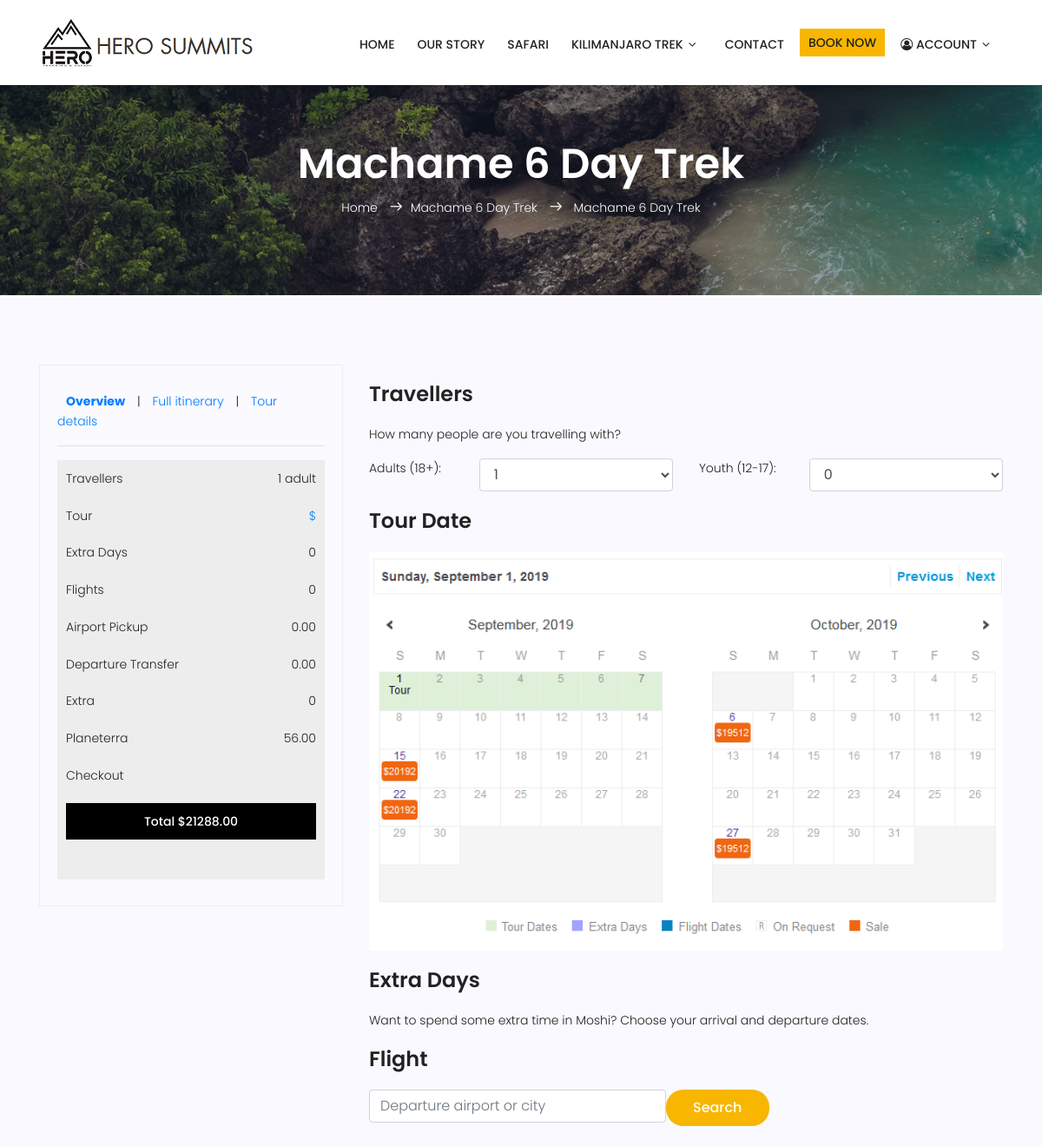
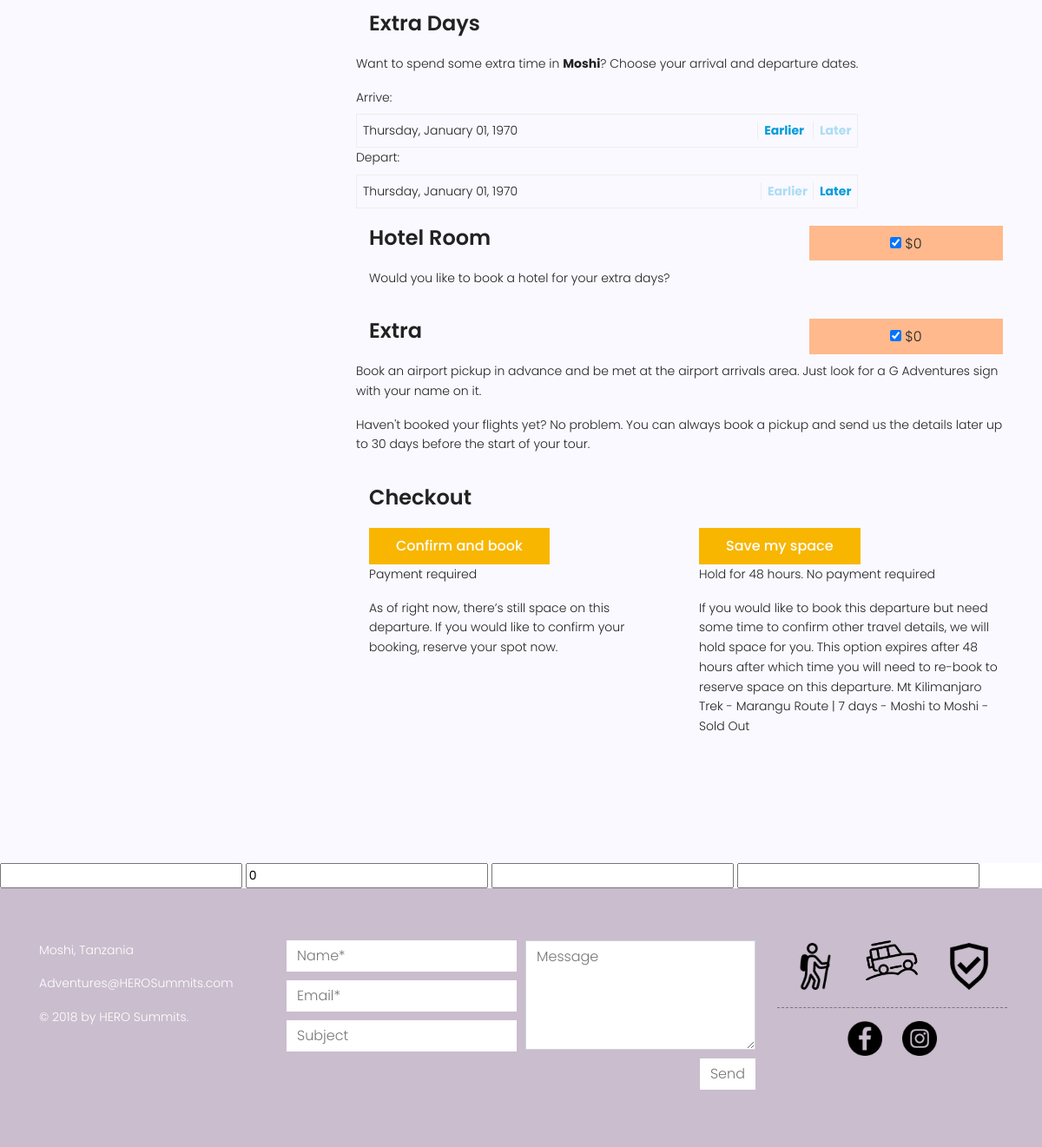
Before: /index.php/Trip_book/book/2 with the older database file (2 pictures, top to bottom).
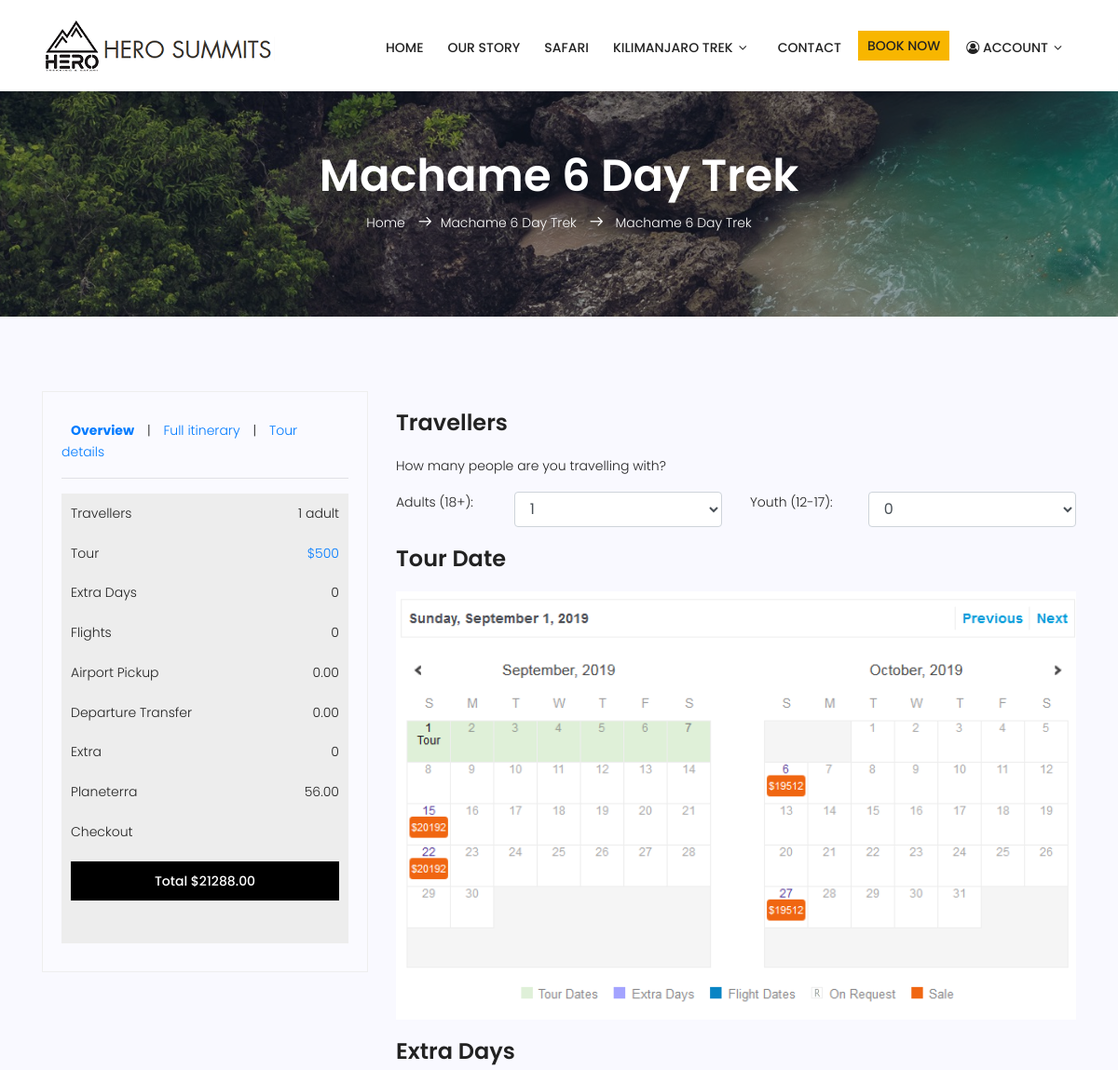
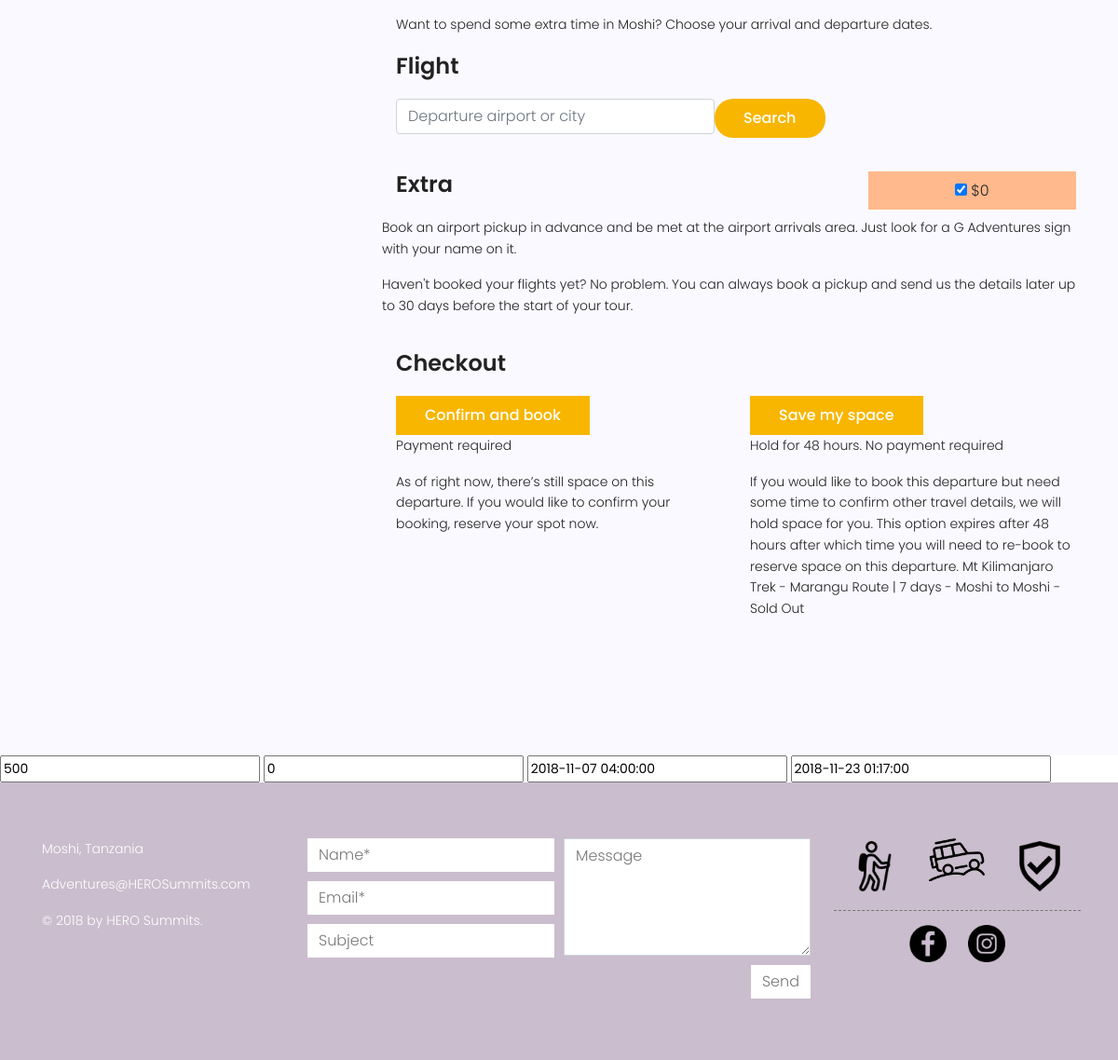
After: the same page with the newer database file (2 pictures, top to bottom).
### tables this page shows
CREATE TABLE `trip_table` (
  `id` int(11) NOT NULL,
  `trip_title` varchar(255) NOT NULL,
  `trip_description` varchar(255) DEFAULT NULL,
  `trip_start_date` datetime NOT NULL,
  `trip_end_date` datetime NOT NULL,
  `start_place` varchar(255) DEFAULT NULL,
  `end_place` varchar(255) DEFAULT NULL,
  `trip_extra_date` tinyint(1) NOT NULL DEFAULT '0',
  `extra_price` int(11) DEFAULT '0',
  `person_price` varchar(255) NOT NULL,
  `image` varchar(255) DEFAULT NULL,
  `hotel_price` int(11) DEFAULT NULL,
  `day_count` varchar(255) DEFAULT NULL,
  `picup_price` int(11) DEFAULT NULL,
  `drop_off_price` int(11) DEFAULT NULL,
  `active` int(11) NOT NULL DEFAULT '1',
  `status` int(11) NOT NULL DEFAULT '1',
  `created_by` int(11) NOT NULL,
  `created_date` timestamp NOT NULL DEFAULT CURRENT_TIMESTAMP,
  `updated_date` timestamp NOT NULL DEFAULT '0000-00-00 00:00:00' ON UPDATE CURRENT_TIMESTAMP
);

### application/controllers/Trip_Book.php (called while the page is built, shortened)
<?php
class Trip_Book extends CI_Controller {
        public function __construct()
        {
                $this->load->model('Trip_Book_model');
				$this->load->library('session');
				}
function book()
{
	$this->load->view('header');
	$id = $this->uri->segment(3);
	$course = $this->db->query ("select * from trip_table where id=".$id);
	$data['trip']=$course->row();
	$this->load->view('trip-book',$data );
	$this->load->view('footer');
}
}

### index.php (called while the page is built, shortened)
<?php
require_once BASEPATH.'core/CodeIgniter.php';

### application/views/trip-book.php (the view, shortened to what this page needs)
			<section class="relative about-banner">
				<div class="overlay overlay-bg"></div>
				<div class="container">
					<div class="row d-flex align-items-center justify-content-center">
						<div class="about-content col-lg-12">
							<h1 class="text-white">
								Machame 6 Day Trek
							</h1>
							<p class="text-white link-nav"><a href="<?php echo base_url()?>">Home </a>  <span class="lnr lnr-arrow-right"></span>Machame 6 Day Trek <span class="lnr lnr-arrow-right"></span> <a href="#"> Machame 6 Day Trek</a></p>
						</div>
					</div>
				</div>
			</section>
			<section class="post-content-area single-post-area">
				<div class="container">
					<div class="row">
						<div class="col-lg-4 sidebar-widgets" id="sidebar">
							<div class="widget-wrap">
								<div class="details" style="padding:10px 20px;">
									<p class="over-menu"><b><a href="#">Overview</a></b> | <a href="#">Full itinerary</a> | <a href="#">Tour details</a></p>
									<hr>
									<ul class="package-list all-detail-book" style="background: #ededed; padding: 10px;">
										<li class="d-flex justify-content-between align-items-center">
											<span>Travellers</span>
											<span id="traveller">1 adult</span>
										</li>
										<li class="d-flex justify-content-between align-items-center">
											<span>Tour</span>
											<a href="#" id="tour" class="price-btn">$<?= $trip->person_price;?></a>
										</li>
										<li class="d-flex justify-content-between align-items-center">
											<span>Extra Days</span>
											<span id="extra_day">0</span>
										</li>
										<li class="d-flex justify-content-between align-items-center">
											<span>Flights</span>
											<span id="flight">0</span>
										</li>
										<li class="d-flex justify-content-between align-items-center">
											<span>Airport Pickup</span>
											<span id="pickup">0.00</span>
										</li>
										<li class="d-flex justify-content-between align-items-center">
											<span>Departure Transfer</span>
											<span id="transfer">0.00</span>
										</li>
										<li class="d-flex justify-content-between align-items-center">
											<span>Extra</span>
											<span id="extra">0</span>
										</li>
										<li class="d-flex justify-content-between align-items-center">
											<span> Planeterra</span>
											<span>56.00</span>
										</li>
										<li class="d-flex justify-content-between align-items-center">
											<span>Checkout</span>
										</li>
                                       <li class="d-flex justify-content-between align-items-center" style="margin-top:20px;">
											<p class="price-btn primary-btn" style="background:#000000; width:100%; text-align:center;">Total $21288.00</p>
										</li>
									</ul>
								</div>
							</div>
						</div>
						<div class="col-lg-8 posts-list">
							<div class="single-post row">
								<div class="col-lg-12 col-md-12">
									<h3 class="mt-20 mb-20">Travellers</h3>
									<p>How many people are you travelling with?</p>
									<form class="form-horizontal" role="form">
									  <div class="row">
									  <div class="col-md-2">
										<label class="control-label" for="adults">Adults (18+):</label>
										</div>
										<div class="col-md-4">
										<select  class="form-control" name="adults" id="adult" onchange="personChange(this)">
										<?php
											for ($j=1; $j <8 ; $j++) { ?>
												 <option value="<?=$j?>"><?=$j?></option>
											<?php }
											?>
										</select>
										</div>
									 <div class="col-md-2">
										<label class="control-label" for="adults">Youth (12-17):</label>
										</div>
										<div class="col-md-4">
										<select class="form-control" name="adults" id="youth" onchange="personChange(this)">
											<?php
											for ($j=0; $j <5 ; $j++) { ?>
												 <option value="<?=$j?>"><?=$j?></option>
											<?php }
											?>
											</select>
									  </div>
									    </div>
										<h3 class="mt-20 mb-20">Tour Date</h3>
										<img src="img/cal.png" width="100%" alt="" title="" />
										<h3 class="mt-20 mb-20">Extra Days</h3>
									<p>Want to spend some extra time in Moshi? Choose your arrival and departure dates. </p>
									<h3 class="mt-20 mb-20">Flight</h3>
											<div class="form-group d-flex flex-row">
									   <div class="col-autos">
									      <div class="input-group">
									        <input type="text" class="form-control" id="inlineFormInputGroup" placeholder="Departure airport or city" onfocus="this.placeholder = ''" onblur="this.placeholder = 'Departure airport or city'" >
									      </div>
									    </div>
									    <input type="submit" value="Search" class="genric-btn primary circle">
									</div>
<?php if($trip->trip_extra_date !='0'){ ?>
	<div class="row">
		<div class="col-md-12">
			<h3 class="mt-20 mb-20">Extra Days</h3>
		</div>
	    <div class="content content-mobile">
	    	<p> Want to spend some extra time in <strong>Moshi</strong>? Choose your arrival and departure dates.</p>
	    	<div id="extra-dates">
	    		<div id="start-controls" class="row-fluid">
	    			<label class="pull-left">Arrive:</label>
	    			<div class="date-adjust">
	    				<span class="date" id="start_date"><?=date('l, F d, Y',strtotime($trip->trip_start_date))?></span>
	    				<div>
		    				<a id="arrive-earlier" data-delta="-1" data-date-type="start_date" class="first extra-day"><strong>Earlier</strong></a>
		    				<a id="arrive-later" data-delta="1" data-date-type="start_date" class="last extra-day disabled"><strong>Later</strong></a>
		    			</div>
	    			</div>
	    		</div>
	    		<div id="finish-controls" class="row-fluid">
	    			<label class="pull-left">Depart: </label>
	    			<div class="date-adjust">
	    				<span class="date" id="end_date"><?=date('l, F d, Y',strtotime($trip->trip_end_date))?></span>
		    			<div>
		    				<a id="leave-earlier" data-delta="-1" data-date-type="end_date" class="first extra-day disabled"><strong>Earlier</strong></a><a id="leave-later" data-delta="1" data-date-type="end_date" class="last extra-day"><strong>Later</strong></a>
		    			</div>
	    			</div>
	    		</div>
	    		</div>
	    		<div id="hotel_options">
	    			<div class="hotel-option clearfix"></div>
	    		</div>
	    	</div>
	</div>
	<div class="row">
		<div class="col-md-8">
			<h3 class="mt-20 mb-20">Hotel Room</h3>
			<p>Would you like to book a hotel for your extra days?</p>
		</div>
		<div class="col-md-4">
			<div class="sub-price">
				<span>
					<input type="checkbox" id="arrival-transfer-choice" checked="">
					<label for="arrival-transfer-choice">$<?= $trip->extra_price?></label>
				</span>
			</div>
		</div>
	</div>
<?php } ?>
									<div class="row">
										<div class="col-md-8">
										<h3 class="mt-20 mb-20">Extra</h3>
										</div>
										<div class="col-md-4">
										<div class="sub-price"><span><input type="checkbox" id="arrival-transfer-choice" checked="">
										<label for="arrival-transfer-choice">$<?= $trip->extra_price?></label>
										</span></div>
										</div>
											<p>Book an airport pickup in advance and be met at the airport arrivals area. Just look for a G Adventures sign with your name on it.</p>
                                    		<p>Haven't booked your flights yet? No problem. You can always book a pickup and send us the details later up to 30 days before the start of your tour.</p>
									</div>
									    <div class="row">
										<div class="col-md-12"><h3 class="mt-20 mb-20">Checkout</h3></div>
										<div class="col-md-6">
										<a href="checkout.php" class="genric-btn primary">Confirm and book</a>
										<p>Payment required</p>
										</p>As of right now, there’s still space on this departure.
										If you would like to confirm your booking, reserve your spot now.</p>
										</div>
										<div class="col-md-6">
											<input type="submit" class="genric-btn primary" name="save" value="Save my space">
											<p>Hold for 48 hours. No payment required</p>
											<p>If you would like to book this departure but need some time to confirm
											other travel details, we will hold space for you.
											This option expires after 48 hours after which time you will need to re-book to
											reserve space on this departure. Mt Kilimanjaro Trek - Marangu Route | 7 days - Moshi to Moshi - Sold Out
</p>
										</div>
										</div>
									</form>
								</div>
							</div>
						</div>
					</div>
				</div>
			</section>
<input type="text" name="" id="price" value="<?= $trip->person_price;?>">
<input type="text" name="" id="extraDayValue" value="<?= $trip->extra_price;?>">
<input type="text" name="" id="trip_start_date" value="<?= $trip->trip_start_date;?>">
<input type="text" name="" id="trip_end_date" value="<?= $trip->trip_end_date;?>">

### application/views/header.php (shortened to what this page needs)
	<!DOCTYPE html>
	<html lang="zxx" class="no-js">
<head>
			<link rel="stylesheet" href="<?php echo base_url()?>assets/css/linearicons.css">
			<link rel="stylesheet" href="<?php echo base_url()?>assets/css/jquery-ui.css">
			<link rel="stylesheet" href="<?php echo base_url()?>assets/css/font-awesome.min.css">
			<link rel="stylesheet" href="<?php echo base_url()?>assets/css/bootstrap.css">
			<link rel="stylesheet" href="<?php echo base_url()?>assets/css/magnific-popup.css">
			<link rel="stylesheet" href="<?php echo base_url()?>assets/css/jquery-ui.css">
			<link rel="stylesheet" href="<?php echo base_url()?>assets/css/nice-select.css">
			<link rel="stylesheet" href="<?php echo base_url()?>assets/css/animate.min.css">
			<link rel="stylesheet" href="<?php echo base_url()?>assets/css/owl.carousel.css">
			<link rel="stylesheet" href="<?php echo base_url()?>assets/css/main.css">
		</head>
		<body>
			<header id="header">
				<div class="container main-menu">
					<div class="row align-items-center justify-content-between d-flex">
				      <div id="logo">
				        <a href="<?php echo base_url()?>"><img src="<?php echo base_url()?>assets/img/logo.png" alt="" title="" /></a>
				      </div>
				      <nav id="nav-menu-container">
				        <ul class="nav-menu">
				          <li><a href="<?php echo base_url()?>">Home</a></li>
				          <li><a href="<?php echo site_url('Wix_Controller/story')?>">Our Story</a></li>
				          <li><a href="<?php echo site_url('Wix_Controller/safari')?>">Safari</a></li>
				          <li class="menu-has-children"><a href="<?php echo site_url('Wix_Controller/kilimanjaro')?>">Kilimanjaro Trek</a>
				          </li>
				          <li><a href="<?php echo site_url('Wix_Controller/contact')?>">Contact</a></li>
						  <li><a class="book-now-btn" href="<?php echo site_url('Trip_Book/trip_show')?>">Book Now</a></li>
						  <li class="menu-has-children"><a href="javascript:void(0)"><i class="fa fa-user-circle-o" aria-hidden="true"></i> Account</a>
							</li>
						</ul>
				      </nav>
					</div>
				</div>
			</header>

### application/views/footer.php (shortened to what this page needs)
			<footer class="footer-area">
				<div class="container">
					<div class="row">
						<div class="col-lg-3  col-md-6 col-sm-6">
							<div class="single-footer-widget">
								<p>Moshi, Tanzania</p>
                                <p>Adventures@HEROSummits.com</p>
								<p>
									© 2018 by HERO Summits.
								</p>
							</div>
						</div>
						<div class="col-lg-6  col-md-6 col-sm-6">
							<div class="single-footer-widget">
								<div id="mc_embed_signup">
							<?php echo form_open('Contact/contact') ;?>
							  <div class="form-row">
								<div class="form-group col-md-6">
								  <input type="text" name="name" class="form-control" id="inputName" placeholder="Name*">
								  <input type="email" name="email" class="form-control" id="inputEmail4" placeholder="Email*">
								  <input type="text" name="subject" class="form-control" id="inputSubject" placeholder="Subject">
								</div>
								<div class="form-group col-md-6">
								  <textarea class="form-control" name="message" id="inputMessage" placeholder="Message"></textarea>
									<input type="submit" class="btn btn-primary send-btn" value="Send">
								</div>
							  </div>
							  	<?php echo form_close();?>
								</div>
							</div>
						</div>
						<div class="col-lg-3  col-md-6 col-sm-6">
							<div class="single-footer-widget mail-chimp" style="text-align:center;">
								<ul class="instafeed d-flex flex-wrap">
									<li><img src="<?php echo base_url()?>assets/img/f11.png" alt=""></li>
									<li><img src="<?php echo base_url()?>assets/img/f22.png" alt=""></li>
									<li><img src="<?php echo base_url()?>assets/img/f33.png" alt=""></li>
								</ul>
								<p class="f-social"><a target="_blank" href="https://www.facebook.com/HEROSummits/"><img src="<?php echo base_url()?>assets/img/facebook.png" alt=""></a>
								<a target="_blank" href="https://www.instagram.com/herosummits/"><img src="<?php echo base_url()?>assets/img/instagram.png" alt=""></a></p>
							</div>
						</div>
					</div>
				</div>
			</footer>
		</body>
</html>

### application/views/trip-book.php (style rules this page uses)
user agent stylesheet strong, b { font-weight: bold; }
#extra-dates .date-adjust { -webkit-box-sizing: border-box; -moz-box-sizing: border-box; box-sizing: border-box; display: block; float: left; border: 1px solid #eee; padding: 0.5em; width: 100%; }
#extra-dates .date-adjust a { border-left: 1px solid #eee; padding: 0 0.5em; }
#extra-dates .date-adjust #arrive-later.disabled strong ,#extra-dates .date-adjust #leave-earlier.disabled strong { opacity: 0.3; }
#extra-dates .date-adjust a { color: #039CDA; text-decoration: none; }
#extra-dates .date-adjust #arrive-later, #extra-dates .date-adjust #leave-later { margin-left: -1px; }
#extra-dates .date-adjust a:nth-child(2) { padding-right: 0; }
#extra-dates .date-adjust div { float: right; }
#extra-dates .date-adjust .first strong { background-repeat: no-repeat; background-position: left center; }
strong { font-weight: bold; }

Changed rows visible on the page:
changed trip_table: person_price (not shown) → "500"; trip_extra_date empty → 0 (drawn); trip_start_date "Thursday, January 01, 1970" → "2018-11-07 04:00:00"; trip_end_date "Thursday, January 01, 1970" → "2018-11-23 01:17:00"; extra_price "0" → (not shown)
Other visible differences:
form field value: "☑" → (not shown)
text no longer shown: "Extra Days Want to spend some extra time in Moshi ? Choose your arrival and departure dates. Arrive: Earlier Later Depart: Earlier Later Hotel Room Would you like to book a hotel for your extra days? $"
